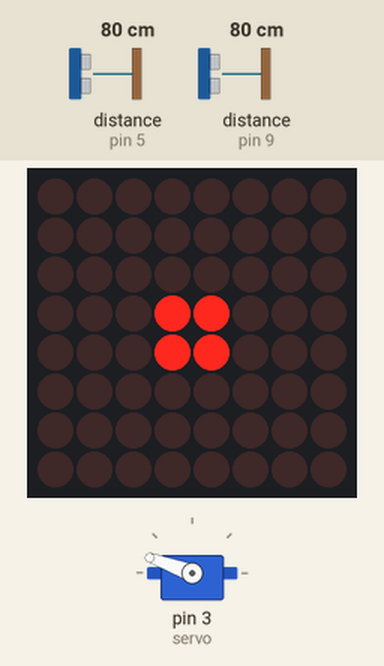
Simulated run of this sketch. Board: Arduino Uno, built with avr-gcc and run on an emulated ATmega328P. Parts: servo, 8×8 LED matrix. Wiring (inferred from the names in the program): 2 × ultrasonic range finder: trigger pin 4, echo pin 9 / trigger pin 6, echo pin 5. The inputs (shaded band) are chosen by the test bench; at power-on: distance to the obstacle (sensors on pin 5, pin 9) 80 cm. The echo pulse lasts 58.3 µs per cm.

Above: at 2.1 s.
At 4.8 s:
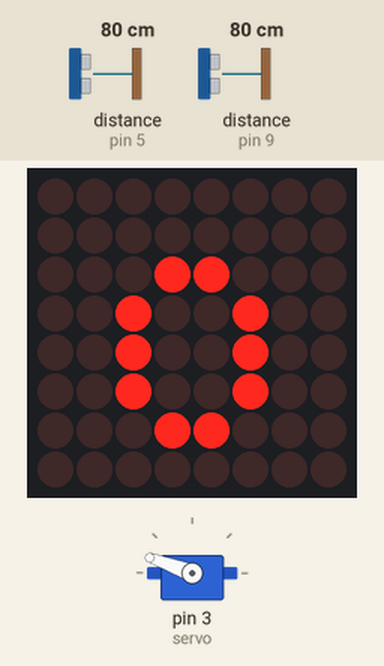
4.9 s: distance to the obstacle (sensor on pin 5) set to 55 cm
9.9 s: distance to the obstacle (sensor on pin 5) set to 48 cm
At 12.6 s:
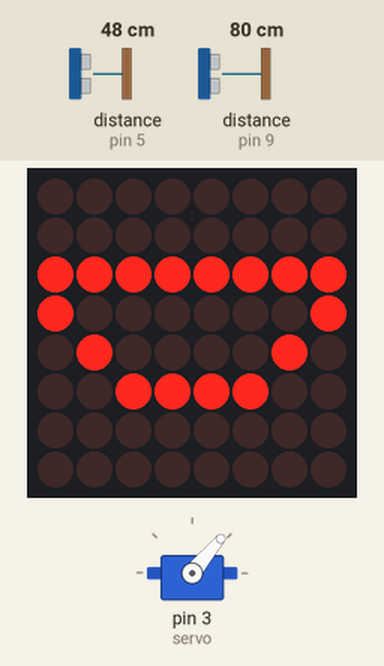
14.9 s: distance to the obstacle (sensor on pin 9) set to 2 cm
At 19.4 s:
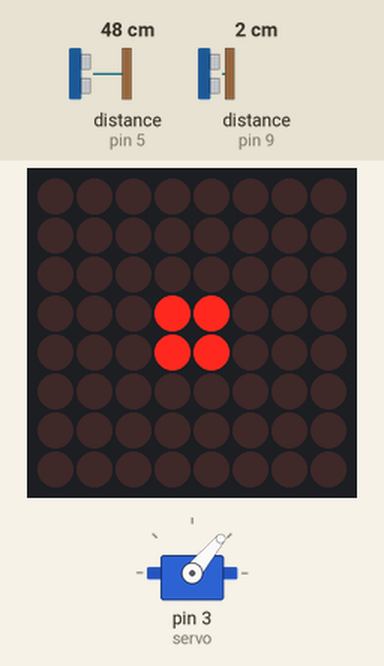
24.2 s: distance to the obstacle (sensor on pin 5) set to 60 cm
At 25.9 s:
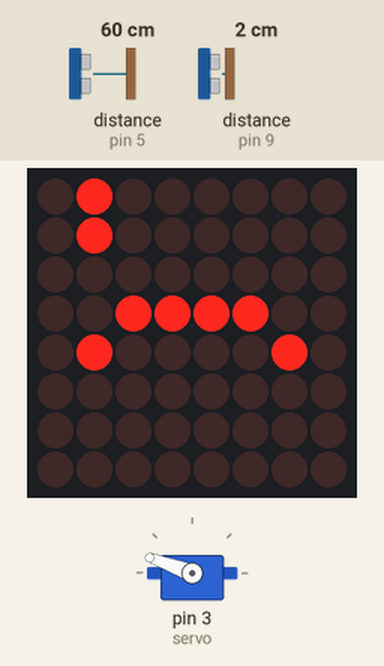
29.2 s: distance to the obstacle (sensor on pin 5) set to 55 cm
34.2 s: distance to the obstacle (sensor on pin 5) set to 47 cm
At 34.9 s:
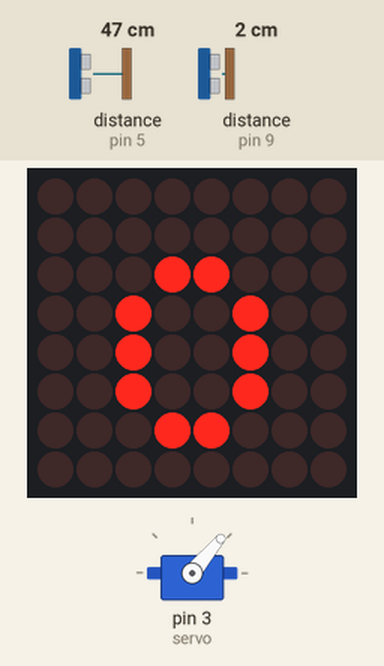
Timing chart, 0 to 37.2 s (numbered marks = the images above; inputs shaded):
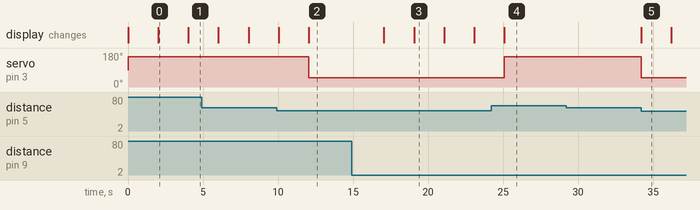

The sketch:

actual.ino
```cpp
#include <LedControl.h>
#include <Servo.h>
#include "binary.h"

    Servo servo;
int const trigPin1 = 6;
int const echoPin1 = 5;
int const trigPin2 = 4;
int const echoPin2 = 9;

int duration1; // variable for the duration of sound wave travel
int distance1;//variable for the distance measurement

int duration2; // variable for the duration of sound wave travel
int distance2;//variable for the distance measurement
LedControl lc=LedControl(12,11,10,1);

byte happy[8] = {
B00000000,
B00000000,
B11111111,
B10000001,
B01000010,
B00111100,
B00000000,
B00000000
};

byte idle[8] = {
B00000000,
B00000000,
B00011000,
B00100100,
B00100100,
B00100100,
B00011000,
B00000000
};
byte idle2[8] = {
B00000000,
B00000000,
B00000000,
B00011000,
B00011000,
B00000000,
B00000000,
B00000000
};

byte sad[8] = {
B01000000,
B01000000,
B00000000,
B00111100,
B01000010,
B00000000,
B00000000,
B00000000

};

void setup()
{
lc.shutdown(0,false); //sets up 8x8 matrix
lc.setIntensity(0,10000); // Set brightness to a medium value
lc.clearDisplay(0); // Clear the display
pinMode(trigPin1, OUTPUT);
pinMode(echoPin1, INPUT);
pinMode(trigPin2, OUTPUT);
pinMode(echoPin2, INPUT);
servo.attach(3);
}

void loop()
{
digitalWrite(trigPin1, HIGH);
delay(1);
digitalWrite(trigPin1, LOW);
duration1 = pulseIn(echoPin1, HIGH);
distance1 = (duration1/2) / 29.1;
Serial.println(distance1);
delayMicroseconds(100);

digitalWrite(trigPin2, HIGH);
delay(1);
digitalWrite(trigPin2, LOW);
duration2 = pulseIn(echoPin2, HIGH);
distance2 = (duration2/2) / 29.1;
Serial.println(distance2);
delayMicroseconds(200);

if (distance1 <= 50 && distance1 >= 0) {
	servo.write(50);
  }
else  {
	servo.write(160);
}

 if (distance1 <= 50 && distance2 > 5) {
  lc.setRow(0,0,happy[0]);
  lc.setRow(0,1,happy[1]);
  lc.setRow(0,2,happy[2]);
  lc.setRow(0,3,happy[3]);
  lc.setRow(0,4,happy[4]);
  lc.setRow(0,5,happy[5]);
  lc.setRow(0,6,happy[6]);
  lc.setRow(0,7,happy[7]);
  delay(5000);
  }
else if (distance1 >50 && distance2 <= 5){
    lc.setRow(0,0,sad[0]);
  lc.setRow(0,1,sad[1]);
  lc.setRow(0,2,sad[2]);
  lc.setRow(0,3,sad[3]);
  lc.setRow(0,4,sad[4]);
  lc.setRow(0,5,sad[5]);
  lc.setRow(0,6,sad[6]);
  lc.setRow(0,7,sad[7]);

}

else {
  lc.setRow(0,0,idle[0]);
  lc.setRow(0,1,idle[1]);
  lc.setRow(0,2,idle[2]);
  lc.setRow(0,3,idle[3]);
  lc.setRow(0,4,idle[4]);
  lc.setRow(0,5,idle[5]);
  lc.setRow(0,6,idle[6]);
  lc.setRow(0,7,idle[7]);
  delay(2000);
  lc.setRow(0,0,idle2[0]);
  lc.setRow(0,1,idle2[1]);
  lc.setRow(0,2,idle2[2]);
  lc.setRow(0,3,idle2[3]);
  lc.setRow(0,4,idle2[4]);
  lc.setRow(0,5,idle2[5]);
  lc.setRow(0,6,idle2[6]);
  lc.setRow(0,7,idle2[7]);
  delay(2000);

}
}
```

Measured:
- the behaviour switches between 51 and 50 cm on distance to the obstacle (sensor on pin 5) (found by bisection; images 1 and 2)
- the behaviour switches between 52 and 51 cm on distance to the obstacle (sensor on pin 5) (found by bisection; images 4 and 5)
- after the input at 9.9 s, servo on pin 3 (servo): 160° → 50° after 2.2 s; the display: first differs from a run without the input after 2.2 s (image 2)
- after the input at 14.9 s, the display: first changes after 2.2 s (image 3 shows a later state)
- after the input at 24.2 s, servo on pin 3 (servo): 50° → 160° after 0.89 s; the display: changes after 0.89 s (image 4)
- after the input at 29.2 s, every drawn part: stays the same
- after the input at 34.2 s, servo on pin 3 (servo): 160° → 50° at once; the display: changes at once (image 5)
- what the display in image 0 shows lasts 2.0 s, from 2.0 s to 4.0 s
